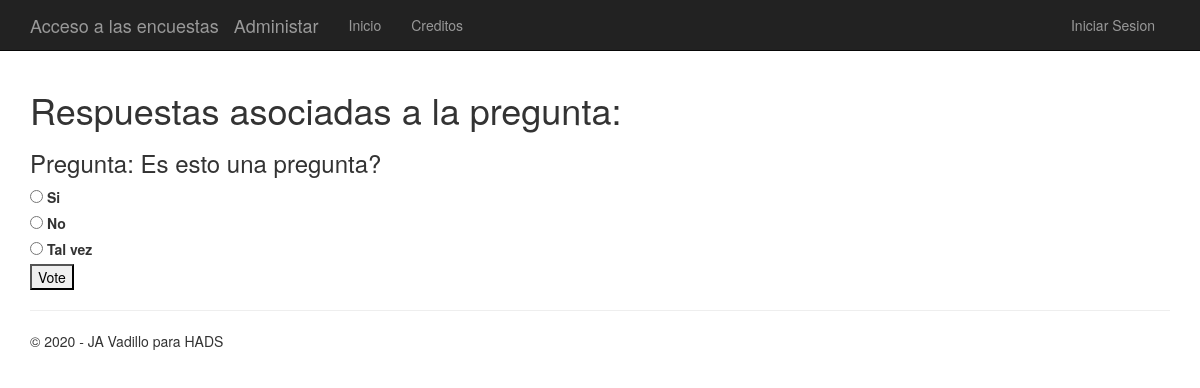
Page /polls/3/ on the committed database.
### app/models.py (models this page shows)
class Question(models.Model):
    question_text = models.CharField(max_length=200)
    pub_date = models.DateTimeField('date published')

class Choice(models.Model):
    question = models.ForeignKey(Question)
    choice_text = models.CharField(max_length=200)
    votes = models.IntegerField(default=0)

### app/views.py (the view)
# urls.py: url(r'^polls/(?P<question_id>\d+)/$', app.views.detail, name='detail'),
def detail(request, question_id):
     question = get_object_or_404(Question, pk=question_id)
     return render(request, 'polls/detail.html', {'title':'Respuestas asociadas a la pregunta:','question': question, 'year' : datetime.now().year})

### app/templates/polls/detail.html (shortened to what this page needs)
﻿{% extends "app/layout.html" %}
{% block content %}
<h1>{{ title }}</h1>
<h3>Pregunta: {{ question.question_text }}</h3>
<form action="{% url 'vote' question.id %}" method="post">
{% for choice in question.choice_set.all %}
    <input type="radio" name="choice" id="choice{{ forloop.counter }}" value="{{ choice.id }}" />
    <label for="choice{{ forloop.counter }}">{{ choice.choice_text }}</label><br />
{% endfor %}
{% if request.user.is_authenticated %}
    <a href="{% url 'choice_add' question.id %}"><h3>Insertar Opciones</h3></a>
    <a href="{% url 'chart' question.id %}"> <h3>Ver resultado de la votacion</h3> </a><br />
{% else %}
    <input type="submit" value="Vote" />
{% endif %}
</form>
{% endblock %}

### app/static/app/content/site.css (style rules this page uses)
body { padding-top: 50px; padding-bottom: 20px; }
input, select, textarea { max-width: 280px; }

### rows in the picture
Question: question_text "Es esto una pregunta?"
Choice: choice_text "Si"
Choice: choice_text "No"
Choice: choice_text "Tal vez"

### other values in the picture
{{ title }} "Respuestas asociadas a la pregunta:"
